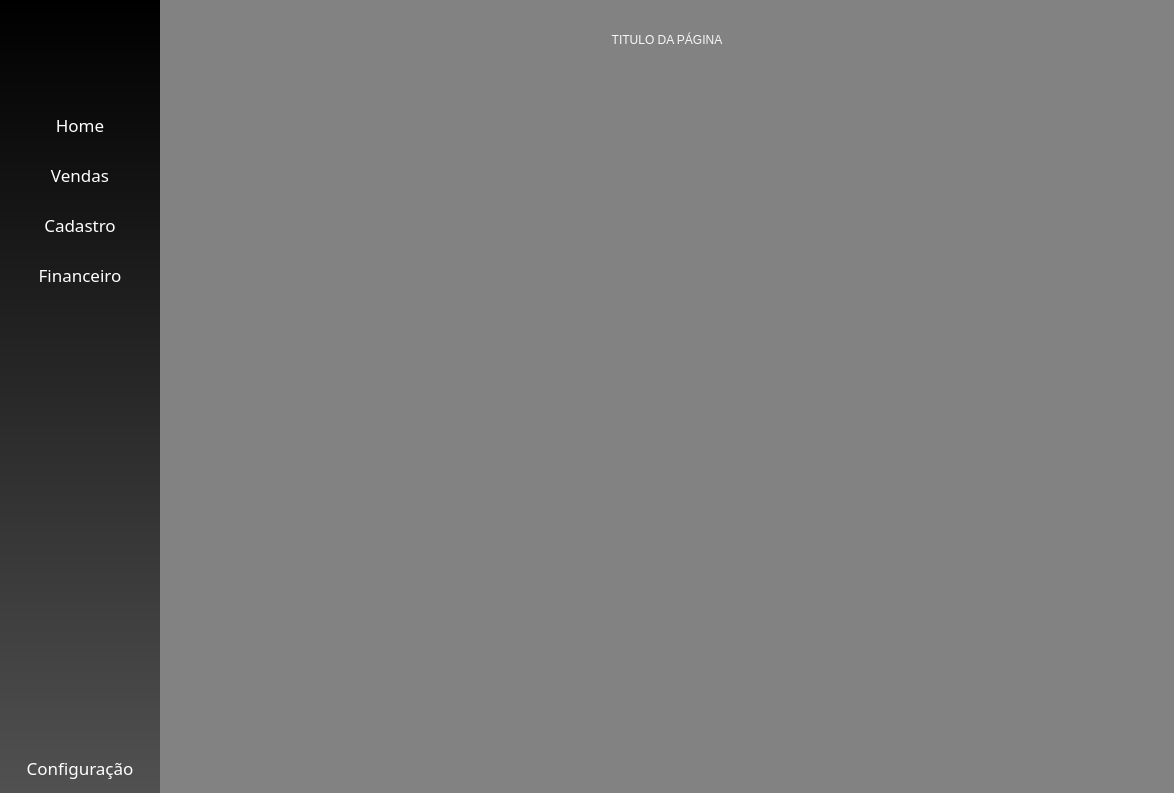
<?xml version="1.0" encoding="UTF-8"?>
<ui version="4.0">
 <class>MainWindow</class>
 <widget class="QMainWindow" name="MainWindow">
  <property name="geometry">
   <rect>
    <x>0</x>
    <y>0</y>
    <width>1174</width>
    <height>793</height>
   </rect>
  </property>
  <property name="windowTitle">
   <string>MainWindow</string>
  </property>
  <widget class="QWidget" name="centralwidget">
   <layout class="QGridLayout" name="gridLayout_4">
    <property name="leftMargin">
     <number>0</number>
    </property>
    <property name="topMargin">
     <number>0</number>
    </property>
    <property name="rightMargin">
     <number>0</number>
    </property>
    <property name="bottomMargin">
     <number>0</number>
    </property>
    <property name="horizontalSpacing">
     <number>0</number>
    </property>
    <item row="0" column="0">
     <widget class="QWidget" name="MenuLateral" native="true">
      <property name="minimumSize">
       <size>
        <width>160</width>
        <height>0</height>
       </size>
      </property>
      <property name="maximumSize">
       <size>
        <width>160</width>
        <height>16777215</height>
       </size>
      </property>
      <property name="styleSheet">
       <string notr="true">background-color: qlineargradient(spread:pad, x1:0.489, y1:0, x2:0.489, y2:1, stop:0 rgba(0, 0, 0, 255), stop:1 rgba(81, 81, 81, 255));</string>
      </property>
      <layout class="QVBoxLayout" name="verticalLayout">
       <property name="spacing">
        <number>0</number>
       </property>
       <property name="leftMargin">
        <number>0</number>
       </property>
       <property name="topMargin">
        <number>0</number>
       </property>
       <property name="rightMargin">
        <number>0</number>
       </property>
       <property name="bottomMargin">
        <number>0</number>
       </property>
       <item>
        <widget class="QWidget" name="Logo" native="true">
         <property name="minimumSize">
          <size>
           <width>0</width>
           <height>80</height>
          </size>
         </property>
         <property name="maximumSize">
          <size>
           <width>16777215</width>
           <height>80</height>
          </size>
         </property>
         <property name="styleSheet">
          <string notr="true">background-color: qlineargradient(spread:pad, x1:0, y1:0, x2:1, y2:1, stop:0 rgba(0, 0, 0, 0), stop:1 rgba(255, 255, 255, 0));</string>
         </property>
         <layout class="QGridLayout" name="gridLayout">
          <item row="0" column="0">
           <widget class="QPushButton" name="btn_logo">
            <property name="minimumSize">
             <size>
              <width>0</width>
              <height>70</height>
             </size>
            </property>
            <property name="maximumSize">
             <size>
              <width>16777215</width>
              <height>50</height>
             </size>
            </property>
            <property name="font">
             <font>
              <family>Segoe UI Variable</family>
              <pointsize>20</pointsize>
             </font>
            </property>
            <property name="styleSheet">
             <string notr="true">QPushButton {
	image: url(:/newPrefix/rancho.png);
background-color: qlineargradient(spread:pad, x1:0, y1:0, x2:1, y2:1, stop:0 rgba(0, 0, 0, 0), stop:1 rgba(255, 255, 255, 0));
border:none;
color: white;
padding: 5px;
}</string>
            </property>
            <property name="text">
             <string/>
            </property>
           </widget>
          </item>
         </layout>
        </widget>
       </item>
       <item>
        <widget class="QWidget" name="nav_bar" native="true">
         <property name="styleSheet">
          <string notr="true">QWidget {
background-color: qlineargradient(spread:pad, x1:0, y1:0, x2:1, y2:1, stop:0 rgba(0, 0, 0, 0), stop:1 rgba(255, 255, 255, 0));
font: 13pt &quot;Segoe UI Variable Display Semib&quot;;
}

QPushButton {
background-color: qlineargradient(spread:pad, x1:0, y1:0, x2:1, y2:1, stop:0 rgba(0, 0, 0, 0), stop:1 rgba(255, 255, 255, 0));
border:none;
color: white;
}

QPushButton:hover {
	border-bottom: 2px solid rgb(124, 199, 73);
}
QPushButton:pressed {
	border-bottom: 4px solid rgb(97, 157, 58);
}</string>
         </property>
         <layout class="QVBoxLayout" name="verticalLayout_3">
          <property name="spacing">
           <number>0</number>
          </property>
          <property name="leftMargin">
           <number>0</number>
          </property>
          <property name="topMargin">
           <number>20</number>
          </property>
          <property name="rightMargin">
           <number>0</number>
          </property>
          <property name="bottomMargin">
           <number>0</number>
          </property>
          <item>
           <widget class="QPushButton" name="btn_home">
            <property name="minimumSize">
             <size>
              <width>0</width>
              <height>50</height>
             </size>
            </property>
            <property name="maximumSize">
             <size>
              <width>16777215</width>
              <height>50</height>
             </size>
            </property>
            <property name="font">
             <font>
              <family>Segoe UI Variable Display Semib</family>
              <pointsize>13</pointsize>
              <weight>50</weight>
              <italic>false</italic>
              <bold>false</bold>
             </font>
            </property>
            <property name="styleSheet">
             <string notr="true"/>
            </property>
            <property name="text">
             <string>Home</string>
            </property>
           </widget>
          </item>
          <item>
           <widget class="QPushButton" name="btn_vendas">
            <property name="minimumSize">
             <size>
              <width>0</width>
              <height>50</height>
             </size>
            </property>
            <property name="maximumSize">
             <size>
              <width>16777215</width>
              <height>50</height>
             </size>
            </property>
            <property name="font">
             <font>
              <family>Segoe UI Variable Display Semib</family>
              <pointsize>13</pointsize>
              <weight>50</weight>
              <italic>false</italic>
              <bold>false</bold>
             </font>
            </property>
            <property name="styleSheet">
             <string notr="true"/>
            </property>
            <property name="text">
             <string>Vendas</string>
            </property>
           </widget>
          </item>
          <item>
           <widget class="QPushButton" name="btn_clientes">
            <property name="minimumSize">
             <size>
              <width>0</width>
              <height>50</height>
             </size>
            </property>
            <property name="maximumSize">
             <size>
              <width>16777215</width>
              <height>50</height>
             </size>
            </property>
            <property name="font">
             <font>
              <family>Segoe UI Variable Display Semib</family>
              <pointsize>13</pointsize>
              <weight>50</weight>
              <italic>false</italic>
              <bold>false</bold>
             </font>
            </property>
            <property name="styleSheet">
             <string notr="true"/>
            </property>
            <property name="text">
             <string>Cadastro</string>
            </property>
           </widget>
          </item>
          <item>
           <widget class="QPushButton" name="btn_financeiro">
            <property name="minimumSize">
             <size>
              <width>0</width>
              <height>50</height>
             </size>
            </property>
            <property name="maximumSize">
             <size>
              <width>16777215</width>
              <height>50</height>
             </size>
            </property>
            <property name="font">
             <font>
              <family>Segoe UI Variable Display Semib</family>
              <pointsize>13</pointsize>
              <weight>50</weight>
              <italic>false</italic>
              <bold>false</bold>
             </font>
            </property>
            <property name="styleSheet">
             <string notr="true"/>
            </property>
            <property name="text">
             <string>Financeiro</string>
            </property>
           </widget>
          </item>
          <item>
           <spacer name="verticalSpacer">
            <property name="orientation">
             <enum>Qt::Vertical</enum>
            </property>
            <property name="sizeHint" stdset="0">
             <size>
              <width>20</width>
              <height>40</height>
             </size>
            </property>
           </spacer>
          </item>
          <item>
           <widget class="QPushButton" name="configuracoes">
            <property name="minimumSize">
             <size>
              <width>0</width>
              <height>50</height>
             </size>
            </property>
            <property name="maximumSize">
             <size>
              <width>16777215</width>
              <height>50</height>
             </size>
            </property>
            <property name="font">
             <font>
              <family>Segoe UI Variable Display Semib</family>
              <pointsize>13</pointsize>
              <weight>50</weight>
              <italic>false</italic>
              <bold>false</bold>
             </font>
            </property>
            <property name="styleSheet">
             <string notr="true"/>
            </property>
            <property name="text">
             <string>Configuração</string>
            </property>
           </widget>
          </item>
         </layout>
        </widget>
       </item>
      </layout>
     </widget>
    </item>
    <item row="0" column="1">
     <widget class="QWidget" name="Conteudo" native="true">
      <property name="styleSheet">
       <string notr="true">background-color: rgb(130, 130, 130)</string>
      </property>
      <layout class="QGridLayout" name="gridLayout_2">
       <property name="leftMargin">
        <number>15</number>
       </property>
       <property name="topMargin">
        <number>15</number>
       </property>
       <property name="rightMargin">
        <number>15</number>
       </property>
       <property name="bottomMargin">
        <number>15</number>
       </property>
       <property name="spacing">
        <number>6</number>
       </property>
       <item row="0" column="0">
        <widget class="QLabel" name="titulo">
         <property name="minimumSize">
          <size>
           <width>0</width>
           <height>50</height>
          </size>
         </property>
         <property name="maximumSize">
          <size>
           <width>16777215</width>
           <height>50</height>
          </size>
         </property>
         <property name="styleSheet">
          <string notr="true">font: 20pt &quot;Segoe UI Variable Display Semib&quot;;
background-color: qlineargradient(spread:pad, x1:0, y1:0, x2:1, y2:1, stop:0 rgba(0, 0, 0, 0), stop:1 rgba(255, 255, 255, 0));
color: rgb(248, 248, 248)</string>
         </property>
         <property name="text">
          <string>TITULO DA PÁGINA</string>
         </property>
         <property name="alignment">
          <set>Qt::AlignCenter</set>
         </property>
        </widget>
       </item>
       <item row="1" column="0">
        <widget class="QStackedWidget" name="stackedWidget">
         <property name="styleSheet">
          <string notr="true">background-color: qlineargradient(spread:pad, x1:0, y1:0, x2:1, y2:1, stop:0 rgba(0, 0, 0, 0), stop:1 rgba(255, 255, 255, 0));</string>
         </property>
         <property name="currentIndex">
          <number>4</number>
         </property>
         <widget class="QWidget" name="Home"/>
         <widget class="QWidget" name="Vendas"/>
         <widget class="QWidget" name="Cadastros"/>
         <widget class="QWidget" name="Financeiro"/>
         <widget class="QWidget" name="Configuracoes"/>
        </widget>
       </item>
      </layout>
     </widget>
    </item>
   </layout>
  </widget>
 </widget>
 <resources>
  <include location="resource.qrc"/>
 </resources>
 <connections/>
</ui>
